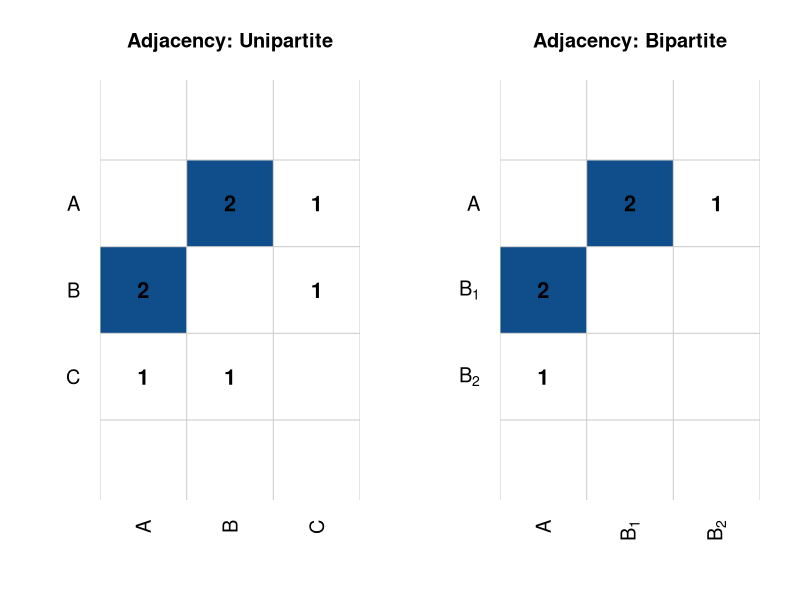

The R source for this figure:
library(igraph)

# Graphs with edges (including B-C in unipartite)
edges1 <- c("A", "B", "A", "B", "A", "C", "B", "C")
g1 <- graph(edges1, directed = FALSE)

edges2 <- c("A", "B_1", "A", "B_1", "A", "B_2")
g2 <- graph(edges2, directed = FALSE)

adj1 <- as.matrix(as_adjacency_matrix(g1, sparse = FALSE))
adj2 <- as.matrix(as_adjacency_matrix(g2, sparse = FALSE))

adj1 <- adj1[c("A", "B", "C"), c("A", "B", "C")]
adj2 <- adj2[c("A", "B_1", "B_2"), c("A", "B_1", "B_2")]

# Custom colors: white (no edge) to blue (edge)
col_palette <- colorRampPalette(c("white", "dodgerblue4"))(2)

# Function to plot adjacency matrix nicely with optional expression labels
plot_adj_matrix <- function(adj, main_title, use_expression_labels = FALSE) {
  n <- nrow(adj)
  image(
    1:n, 1:n, t(adj[n:1, ]),
    col = col_palette,
    axes = FALSE,
    xlab = "", ylab = "",
    main = main_title,
    asp = 1
  )

  # Add grid lines between squares
  abline(h = 0:(n) + 0.5, v = 0:(n) + 0.5, col = "grey80")

  # Axis labels: use expressions if requested
  if (use_expression_labels) {
    # Correctly define expression vector
    x_labels <- c(expression(A), expression(B[1]), expression(B[2]))
    y_labels <- rev(x_labels)

    axis(1, at = 1:n, labels = x_labels, tick = FALSE, las = 2, cex.axis = 1.2)
    axis(2, at = 1:n, labels = y_labels, tick = FALSE, las = 2, cex.axis = 1.2)
  } else {
    axis(1, at = 1:n, labels = colnames(adj), tick = FALSE, las = 2, cex.axis = 1.2)
    axis(2, at = 1:n, labels = rev(rownames(adj)), tick = FALSE, las = 2, cex.axis = 1.2)
  }

  # Add numeric labels inside squares
  for (i in 1:n) {
    for (j in 1:n) {
      val <- adj[i, j]
      if (val > 0) {
        text(j, n - i + 1, labels = val, col = "black", cex = 1.3, font = 2)
      }
    }
  }
}

# Plot both side by side in PDF
pdf("examples/adj_matr.pdf", width = 8, height = 4)
par(mfrow = c(1, 2), mar = c(5, 5, 4, 2))

plot_adj_matrix(adj1, "Adjacency: Unipartite", use_expression_labels = FALSE)
plot_adj_matrix(adj2, "Adjacency: Bipartite", use_expression_labels = TRUE)

dev.off()
